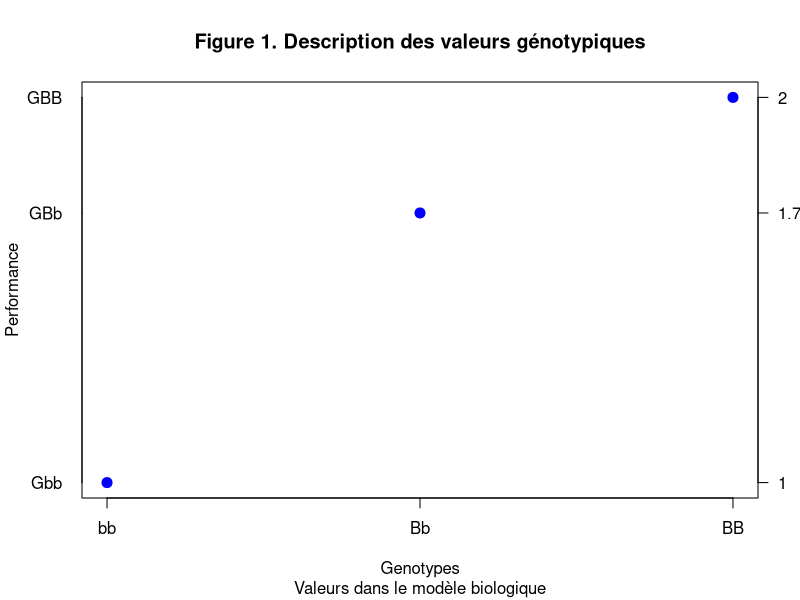
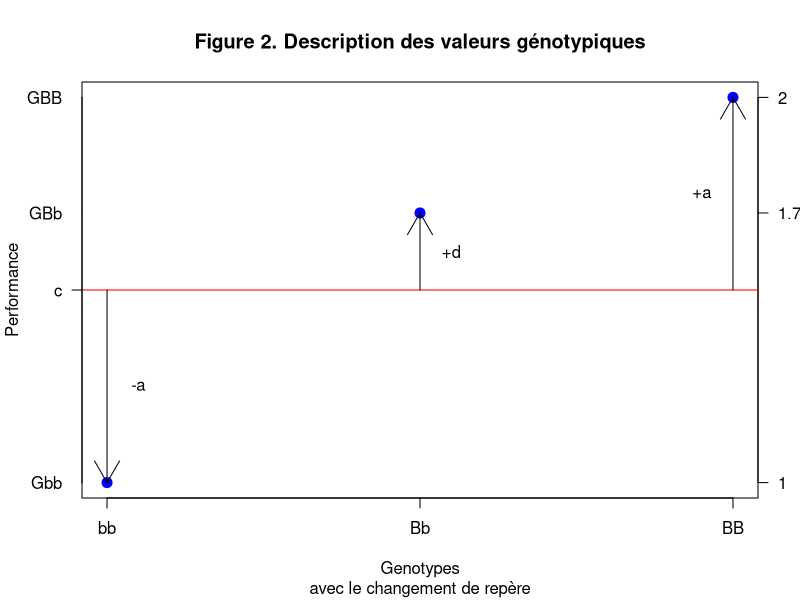
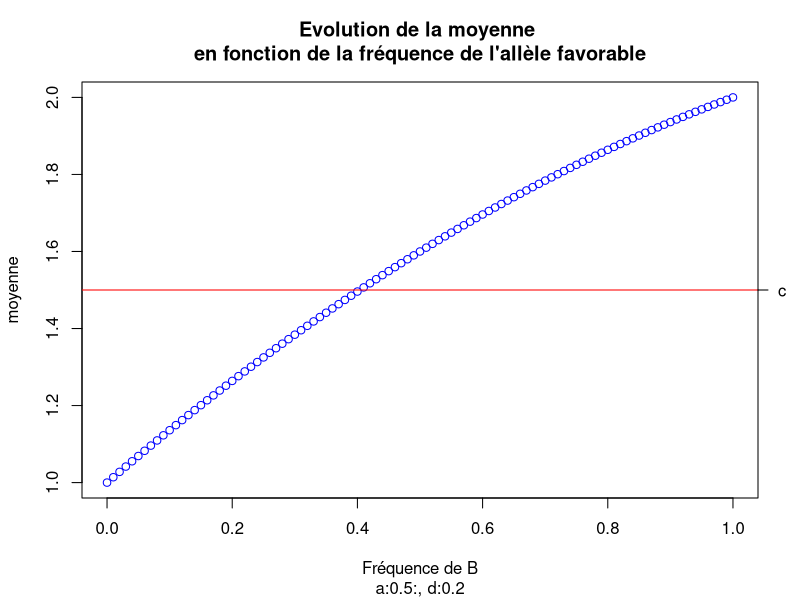
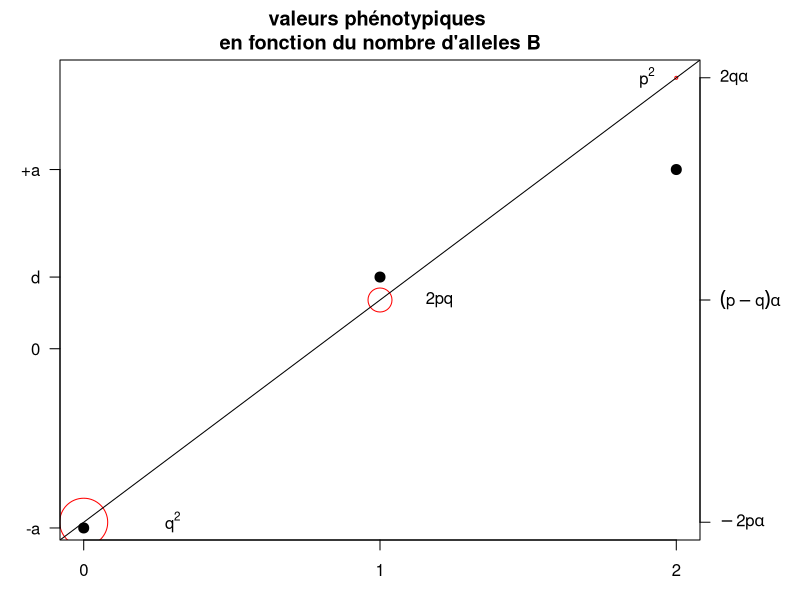
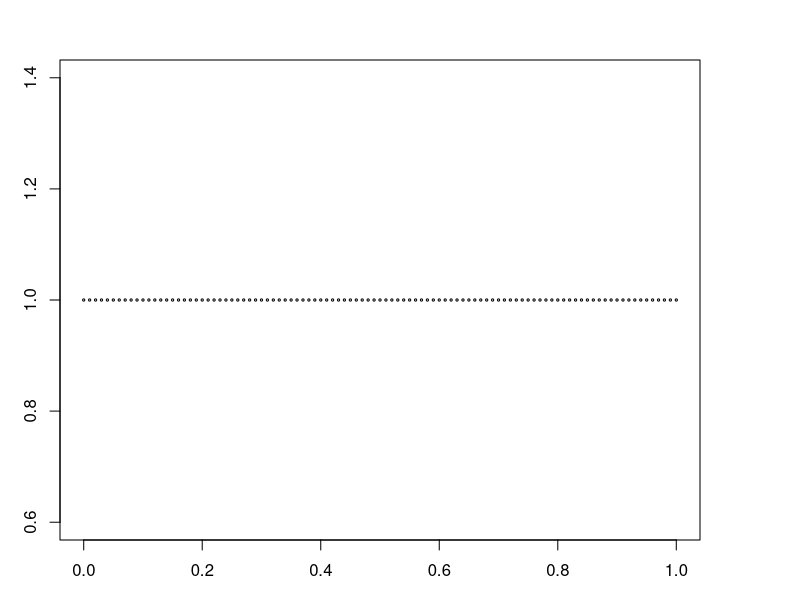
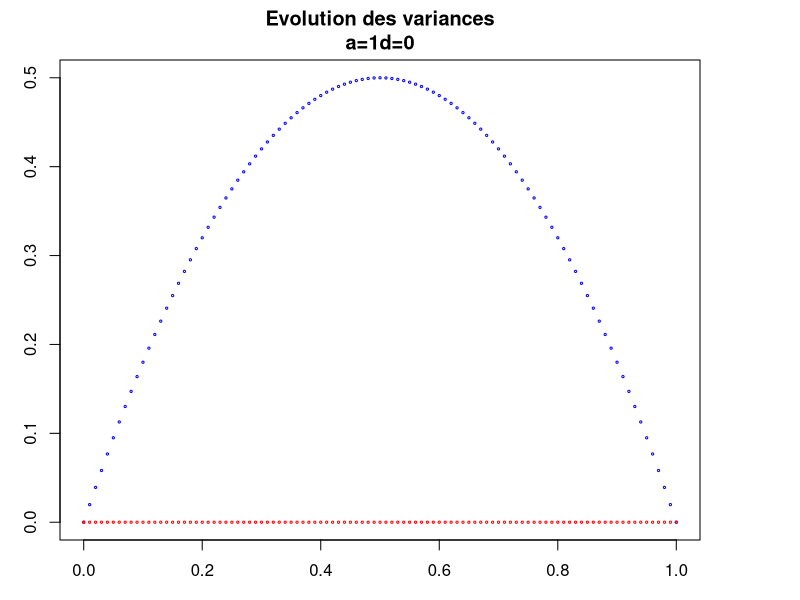
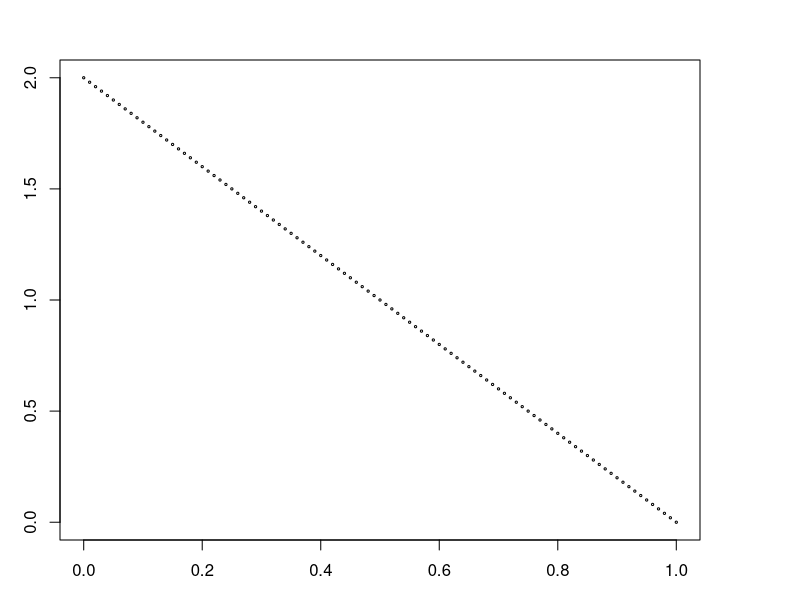
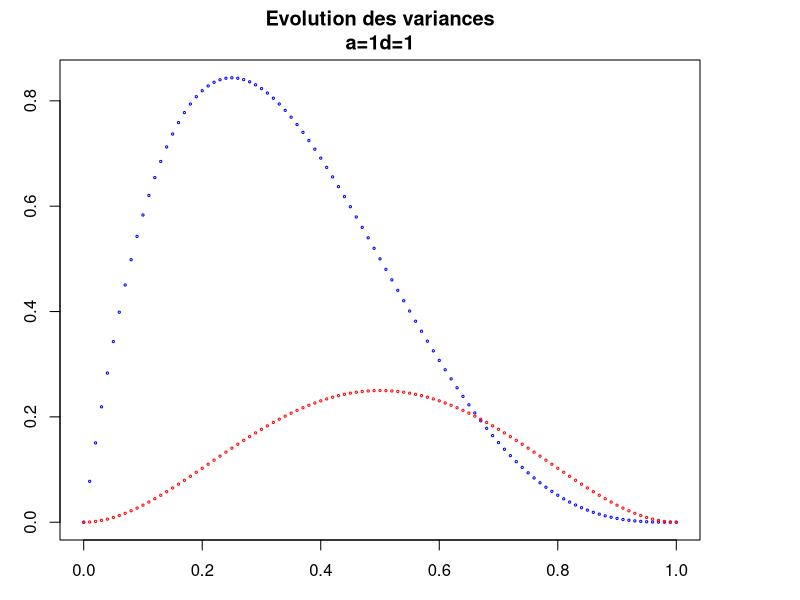

Reproduce these figures in R, in order.
## ---- chunk 1
layout(matrix(c(1), 1,1))

## ---- chunk 2
# placer ici les valeurs à simuler
Gbb=1
GBb=1.7
GBB=2
## ---- chunk 3

plot(c(Gbb,GBb,GBB), xaxt="n", xlab="Genotypes", ylab="Performance", yaxt="n", col="blue", pch=20, cex=2)
axis(1, at=1:3, labels=c("bb","Bb", "BB"))
axis(2, at=c(Gbb,GBb, GBB), labels=c("Gbb","GBb", "GBB"), las=2, tck=0)
axis(4, at=c(Gbb,GBb, GBB), labels=c(Gbb,GBb, GBB), las=2)

title(main="Figure 1. Description des valeurs génotypiques", sub="Valeurs dans le modèle biologique")

## ---- chunk 4
# Calcul des valeurs du modèle biallélique
c <- (GBB+Gbb) / 2
a <- GBB - c
d <- GBb - c

## ---- chunk 5

plot(c(Gbb,GBb,GBB), xaxt="n", xlab="Genotypes", ylab="Performance", yaxt="n", col="blue", pch=20, cex=2)

axis(1, at=1:3, labels=c("bb","Bb", "BB"))
axis(2, at=c(Gbb,GBb, GBB), labels=c("Gbb","GBb", "GBB"), las=2, tck=0)
axis(4, at=c(Gbb,GBb, GBB), labels=c(Gbb,GBb, GBB), las=2)


abline(a=c, b=0, col="red")
axis(2, at=c(c), labels=c("c"), las=2)
arrows(3, c, 3, c+a)
arrows(1, c, 1, c-a)
arrows(2,c,2,c+d)
text(1.1,c-a/2,labels="-a")
text(2.1,c+d/2,labels="+d")
text(2.9,c+a/2,labels="+a")

title(main="Figure 2. Description des valeurs génotypiques", sub="avec le changement de repère")

## ---- chunk 6
mu<-NULL
# ici on indique un vecteur de fréquence pour lesquelles on veut calculer la moyenne
freq<-c(0:100)/100
        
# on ecrit une fonction qui donne la moyenne
mu <-function (c, a , d, p) {
                   mu<- c+ a*(p-1+p) + 2*p*(1-p)*d
                   return(mu) }

moyenne <- mu(c, a, d, freq)

## ---- chunk 7

plot(freq,moyenne,col="blue", xlab="Fréquence de B")
title(main="Evolution de la moyenne \nen fonction de la fréquence de l'allèle favorable", sub=paste("a",a,", d",d, sep=":"))
abline(a=c, b=0, col="red")
axis(4, at=c(c), labels=c("c"), las=2)

## ---- chunk 8
# Donner une  valeur de frequence pour p
p=0.2
q=1-p

# valeur de la moyenne
µ<-p**2*(c+a) + 2*p*q*(c+d) + q**2*(c-a)

# Valeur de alpha
alpha<-a+(q-p)*d

# les effets additifs des deux allèles
alpha_B<-   q * alpha
alpha_b <- -p * alpha

# les trois interactions
beta_bb = -2* d * p**2
beta_Bb =   2*p*q* d 
beta_BB = -2*d* q**2

# Valeurs prédites avec le modèle additif dans le modèle bi allélique
PredBB <- µ + 2 * alpha_B
PredBb <- µ + alpha_B + alpha_b  
Predbb <- µ + 2* alpha_b  

# Nombre d'alleles B
x<-c(0,1,2)

# Valeurs biologiques associées
y<-c(c-a,c+d,c+a)

# valeurs predites
ypred<-c(Predbb,PredBb,PredBB)

# frequence de chacuns de genotypes en panmixie (bb, Bb et BB)
freq<-c(q**2,2*p*q,p**2)

## ---- chunk 9
# Graphe des  valeurs predites et la taille du point dépend des frequences
par(mar=c(3,3,3,5), oma=c(0,0,0,0))
plot(ypred~x, main="valeurs phénotypiques \nen fonction du nombre d'alleles B"
     , col="red", cex=10*freq, xlab="nombre d'alleles favorables",
     xaxt="n", yaxt="n")
axis(1, at=c(0,1,2), labels=c("0", "1", "2"))
text(0.3, Predbb, expression(q^2))
text(1.2, PredBb, expression(2*p*q))
text(1.9, PredBB, expression(p^2))

# les vraies valeurs
points(y~x, pch=20, cex=2)

axis(2, at=c(c-a,c,c+d,c+a), labels=c("-a","0","d","+a"), las=2)

# la pente de la régression
abline(a=Predbb,b=alpha)


# les breeding values
albb<-expression(-2*p*alpha)
albB<-expression((p-q)*alpha)
alBB<-expression(2*q*alpha)

axis(4, at=c(Predbb, PredBb, PredBB), 
      labels=c(albb,albB,alBB), las=2)



title(sub="Figure 2. L'approche par la régression")

## ---- chunk 10

# fonctions de calcul de alpha, des variances additives et de dominance

alpha_f<- function(a,d,p)
{ q<-1-p
  alpha<-a+(q-p)*d
  return(alpha)}


var_A_f<- function(a,d,p)
{ v<-2*p*(1-p)*(a+(1-p-p)*d)**2
    return(v)}

var_D_f<- function(a,d,p)
{ v<-4*p**2*(1-p)**2*d**2
    return(v)}


## ---- chunk 11
a<-1
d<-0

# vecteur de frequence
freq<-c(0:100)/100

alpha<-alpha_f(a,d,freq)
var_A<-var_A_f(a,d,freq)
var_D<-var_D_f(a,d,freq)

plot(alpha~freq, cex=0.3)

plot(var_A~freq, cex=0.3, col="blue", main=paste("Evolution des variances\n", "a=",a,"d=",d,sep=""))
points(var_D~freq, cex=0.3 , col="red")

## ---- chunk 12
a<-1
d<-1

# vecteur de frequence
freq<-c(0:100)/100

alpha<-alpha_f(a,d,freq)
var_A<-var_A_f(a,d,freq)
var_D<-var_D_f(a,d,freq)

plot(alpha~freq, cex=0.3)

plot(var_A~freq, cex=0.3, col="blue", main=paste("Evolution des variances\n", "a=",a,"d=",d,sep=""))
points(var_D~freq, cex=0.3 , col="red")

## ---- chunk 13
a<-0
d<-1

# vecteur de frequence
freq<-c(0:100)/100

alpha<-alpha_f(a,d,freq)
var_A<-var_A_f(a,d,freq)
var_D<-var_D_f(a,d,freq)

plot(alpha~freq, cex=0.3)

plot(var_D~freq, cex=0.3, col="red", main=paste("Evolution des variances\n", "a=",a,"d=",d,sep=""))
points(var_A~freq, cex=0.3 , col="blue")

## ---- chunk 14
# fonction qui donne la valeur de theta = 4Neµ
xi <- function(n,theta ){
i<-c(1:(2*n-1))
pi<-theta/i
return(pi)
}

# nombre d individus pour la découverte des fréquences alléliques (Ewens)
n<-50

# proportions des frequences alleliques
freq<-xi(n,0.10)

# tirage des frequences alleliques
L<-100
Locus<-NULL
for(i in 1:L) {
        tirage<-rmultinom(1, size = 1, prob = freq)
        classe <- which(tirage>0)
        Locus[i]<-classe/2/n  
        } 

## Construction de la matrice des genotypes 
# nombre d'individus
n_ind<-1000
genotype <-matrix(nrow=n_ind, ,ncol=L)

for(i in 1:L) {
        pA<-Locus[i]
        pa<-1-pA
        tirage<-rmultinom(n_ind, size = 1, prob = c(2*pA*pa, pA*pA,  pa*pa))
        genotype[,i]<-((which(tirage>0))%%3-1)*2
} 

# ici a vaut 2
ValeursG<-apply(genotype, 1, sum)
ValeursE<-rnorm(n_ind, mean=0, sd=15)

# valeur de la moyenne, tous les autres effets etant centrés
centrage<-1000
ValeursG<-centrage + ValeursG
ValeursP<-ValeursG + ValeursE

hist(ValeursP, main="Distribution des valeurs phénotypiques")

## Valeurs génétiques 
### Que se passe t il à un locus ?

Nb_Alleles_favorables<-genotype
Nb_Alleles_favorables[Nb_Alleles_favorables==2]<-2
Nb_Alleles_favorables[Nb_Alleles_favorables==0]<-1
Nb_Alleles_favorables[Nb_Alleles_favorables==-2]<-0

# il faut transformer les données en numériques pour la régression
Nb_Alleles_favorables<-apply(Nb_Alleles_favorables,2,function(x) { x<-as.numeric(x)})

## ---- chunk 15
# Les fréquences réalisées
Freq_realisees<-apply(Nb_Alleles_favorables,2,sum)/n_ind/2

# elles sont proches des valeurs simulées
plot(Freq_realisees,Locus)
## ---- chunk 16
# choisissez le locus
i<-4

# les effectifs génotypiques
table(Nb_Alleles_favorables[,i])

# quelle est la fréquence de A à ce locus
Freq_realisees[i]

# Representation graphique
boxplot(ValeursG ~Nb_Alleles_favorables[,i])

# les moyennes par génotypes
moyenne_Geno<-aggregate(ValeursG, list(Geno=Nb_Alleles_favorables[,i]), mean)
moyenne_Geno

# les paramètres de la regression, une fonction
regression_f<-function(Valeurs,Nb_Alleles) {
             modele<-lm(Valeurs~Nb_Alleles)
             intercept<-modele$coefficients[1]
             beta<-modele$coefficients[2]
            return(list(intercept, beta))
            }

R<-regression_f(ValeursG,Nb_Alleles_favorables[,i])

intercept<-R[[1]]
beta<-R[[2]]

abline(a=intercept, b=beta, col="red")

# la pente attendue alpha = a +(p-q)d
alpha<-2+(2*Freq_realisees[i]-1)*0
alpha

# a comparer avec beta
beta


## ---- chunk 17
Breeding_BB=2*(1-Freq_realisees[i])*beta
Breeding_BB
Breeding_Bb=(1-Freq_realisees[i]-Freq_realisees[i])*beta
Breeding_Bb
Breeding_bb=-2*(Freq_realisees[i])*beta
Breeding_bb

## ---- chunk 18
VA<-2*Freq_realisees[i]*(1-Freq_realisees[i])*beta
VA
## ---- chunk 19
# Representation graphique
boxplot(ValeursP ~Nb_Alleles_favorables[,i])

# les moyennes par génotypes
moyenne_Geno<-aggregate(ValeursP, list(Geno=Nb_Alleles_favorables[,i]), mean)
moyenne_Geno

R<-regression_f(ValeursP,Nb_Alleles_favorables[,i])

intercept<-R[[1]]
beta<-R[[2]]

abline(a=intercept, b=beta, col="red")

# la pente attendue alpha = a +(p-q)d
alpha<-2+(2*Freq_realisees[i]-1)*0
alpha

# a comparer avec beta
beta

